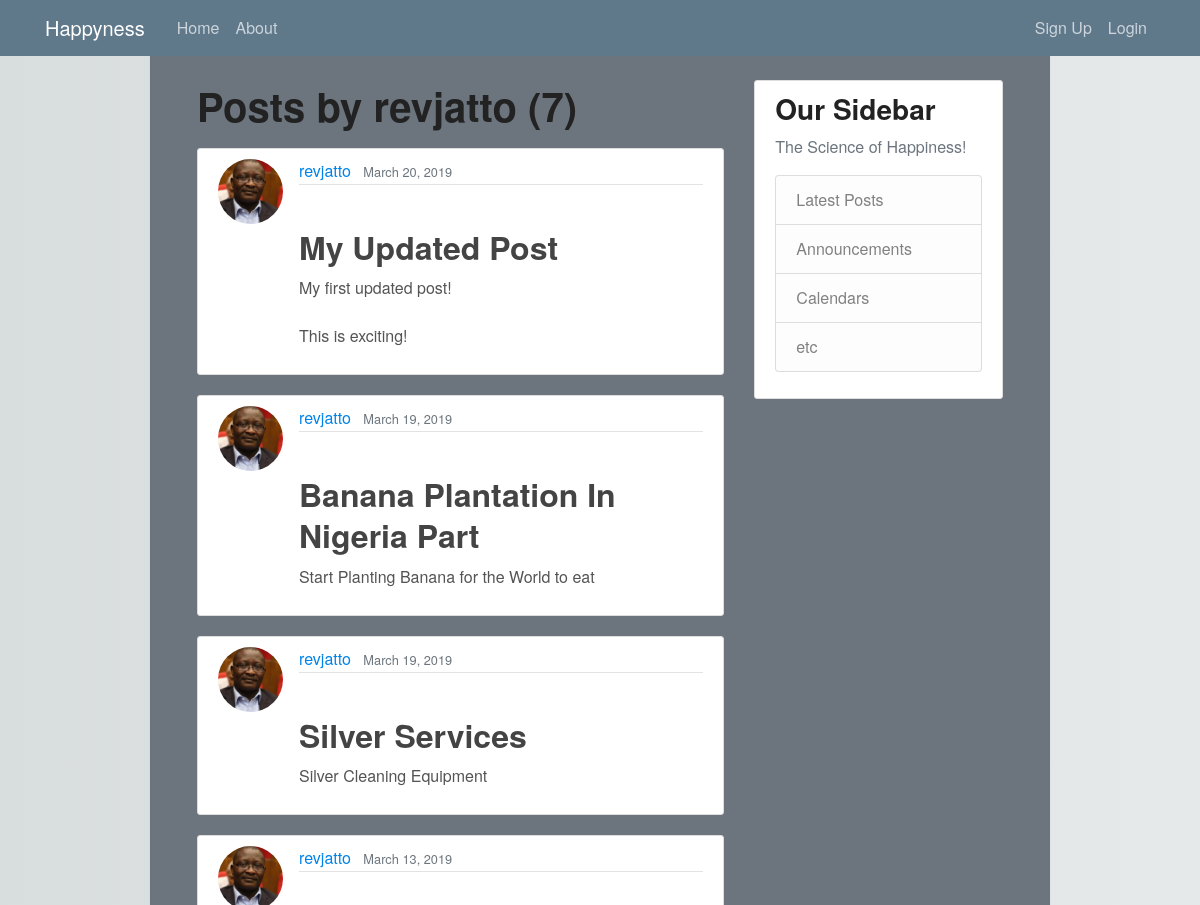
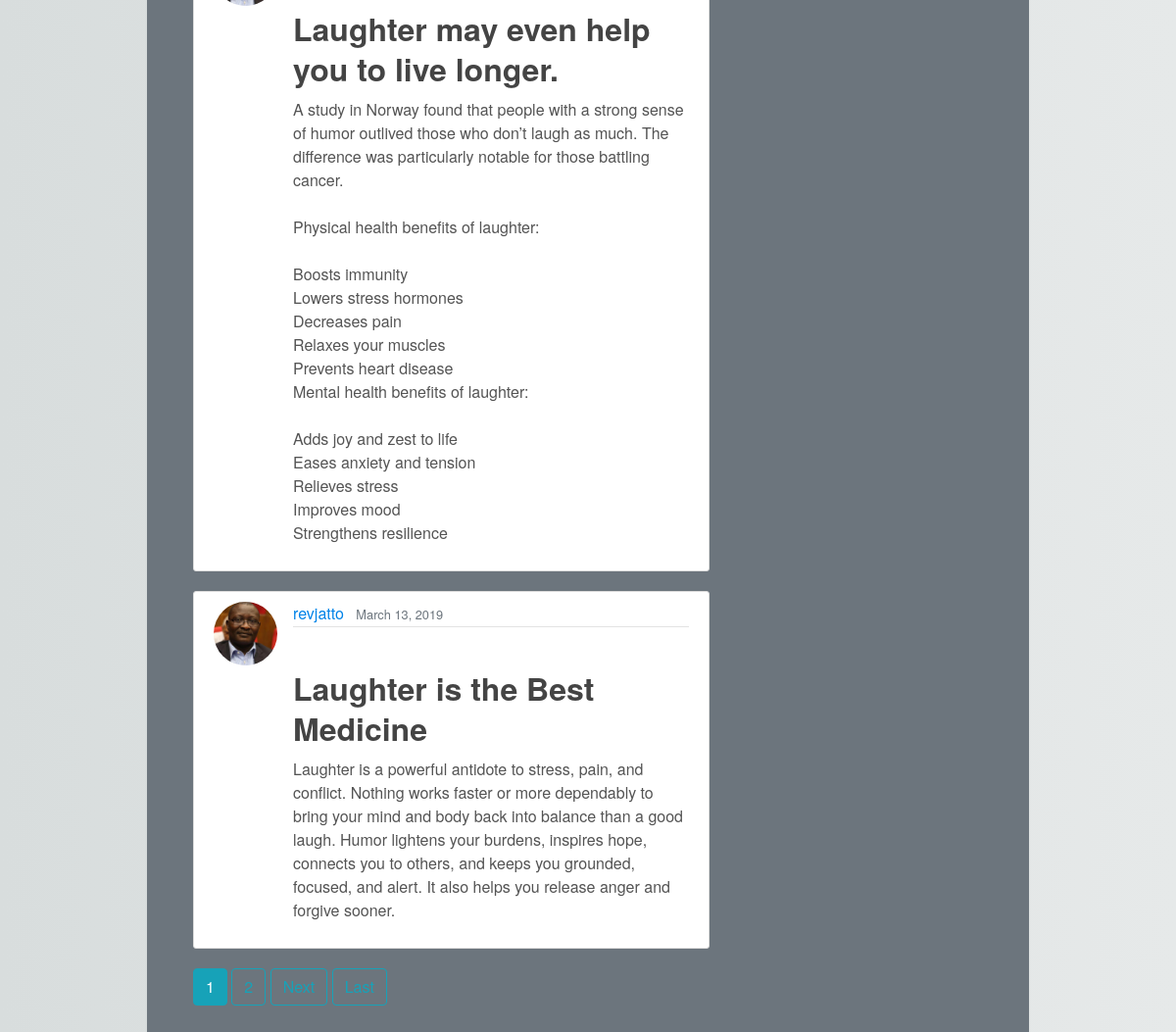
The page /user/revjatto on the database its author committed (2 pictures, top to bottom).
### blog/models.py (models this page shows, shortened)
class Post(models.Model):
    title = models.CharField(max_length=100)
    content = models.TextField()
    date_posted = models.DateTimeField(default=timezone.now)
    author = models.ForeignKey(User, on_delete=models.CASCADE)
    image = models.ImageField(upload_to='blog/images', null=True)

### users/models.py (models this page shows, shortened)
class Profile(models.Model):
    user = models.OneToOneField(User, on_delete=models.CASCADE)
    image = models.ImageField(default='default.png', upload_to='profile_pics')

### blog/views.py (the view)
# urls.py: path('user/<str:username>', UserPostListView.as_view(), name='user-posts'),
class UserPostListView(ListView):
    model = Post
    template_name = 'blog/user_posts.html'  # <app>/<model>_<viewtype>.html
    context_object_name = 'posts'
    paginate_by = 5
    def get_queryset(self):
        user = get_object_or_404(User, username=self.kwargs.get('username'))
        return Post.objects.filter(author=user).order_by('-date_posted')

### blog/templates/blog/user_posts.html (shortened to what this page needs)
{% extends "blog/base.html" %}
{% block content %}
    <h1 class="mb-3">Posts by {{ view.kwargs.username }} ({{ page_obj.paginator.count }})</h1>
    {% for post in posts %}
        <article class="media content-section">
          <img class="rounded-circle article-img" src="{{ post.author.profile.image.url }}">
          <div class="media-body">
            <div class="article-metadata">
              <a class="mr-2" href="{% url 'user-posts' post.author.username %}">{{ post.author }}</a>
              <small class="text-muted">{{ post.date_posted|date:"F d, Y" }}</small>
            </div>
            <h2><a class="article-title" href="{% url 'post-detail' post.id %}">{{ post.title }}</a></h2>
            <p class="article-content">{{ post.content }}</p>
          </div>
        </article>
    {% endfor %}
    {% if is_paginated %}
      {% for num in page_obj.paginator.page_range %}
        {% if page_obj.number == num %}
          <a class="btn btn-info mb-4" href="?page={{ num }}">{{ num }}</a>
        {% elif num > page_obj.number|add:'-3' and num < page_obj.number|add:'3' %}
          <a class="btn btn-outline-info mb-4" href="?page={{ num }}">{{ num }}</a>
        {% endif %}
      {% endfor %}
      {% if page_obj.has_next %}
        <a class="btn btn-outline-info mb-4" href="?page={{ page_obj.next_page_number }}">Next</a>
        <a class="btn btn-outline-info mb-4" href="?page={{ page_obj.paginator.num_pages }}">Last</a>
      {% endif %}
    {% endif %}
{% endblock content %}

### blog/static/blog/main.css (style rules this page uses)
html { background: #e6e9e9; background-image: linear-gradient(270deg, rgb(230, 233, 233) 0%, rgb(216, 221, 221) 100%); -webkit-font-smoothing: antialiased; }
body { background: #fff; box-shadow: 0 0 2px rgba(0, 0, 0, 0.06); color: #545454; font-family: "Helvetica Neue", Helvetica, Arial, sans-serif; font-size: 16px; line-height: 1.5; margin: 0 auto; max-width: 900px; padding: 5em 2em 4em; }
h1, h2, h3, h4, h5, h6 { color: #222; font-weight: 600; line-height: 1.3; }
h2 { margin-top: 1.3em; }
a { color: #0083e8; }
.content-section { background: #ffffff; padding: 10px 20px; border: 1px solid #dddddd; border-radius: 3px; margin-bottom: 20px; }
.article-title { color: #444444; }
.article-content { white-space: pre-line; }
.article-img { height: 65px; width: 65px; margin-right: 16px; }
.article-metadata { padding-bottom: 1px; margin-bottom: 4px; border-bottom: 1px solid #e3e3e3 }

### rows shown on the page
Post: author.profile.image (picture), author "revjatto", date_posted "March 20, 2019", title "My Updated Post", content "My first updated post! This is exciting!"
Post: author.profile.image (picture), author "revjatto", date_posted "March 19, 2019", title "Banana Plantation In Nigeria Part", content "Start Planting Banana for the World to eat"
Post: author.profile.image (picture), author "revjatto", date_posted "March 19, 2019", title "Silver Services", content "Silver Cleaning Equipment"
Post: author.profile.image (picture), author "revjatto", date_posted "March 13, 2019", title "Laughter may even help you to live longer.", content "A study in Norway found that people with a strong sense of humor outlived those who don’t laugh as much. The difference was particularly notable for those battling cancer. Physical health benefits of laughter: Boosts immunity Lowers stress hormones Decreases pain Relaxes your muscles Prevents heart disease Mental health benefits of laughter: Adds joy and zest to life Eases anxiety and tension Relieves stress Improves mood Strengthens resilience"
Post: author.profile.image (picture), author "revjatto", date_posted "March 13, 2019", title "Laughter is the Best Medicine", content "Laughter is a powerful antidote to stress, pain, and conflict. Nothing works faster or more dependably to bring your mind and body back into balance than a good laugh. Humor lightens your burdens, inspires hope, connects you to others, and keeps you grounded, focused, and alert. It also helps you release anger and forgive sooner."

### other values the page prints
{{ view.kwargs.username }} "revjatto"
{{ page_obj.paginator.count }} "7"
{{ num }} "1"
